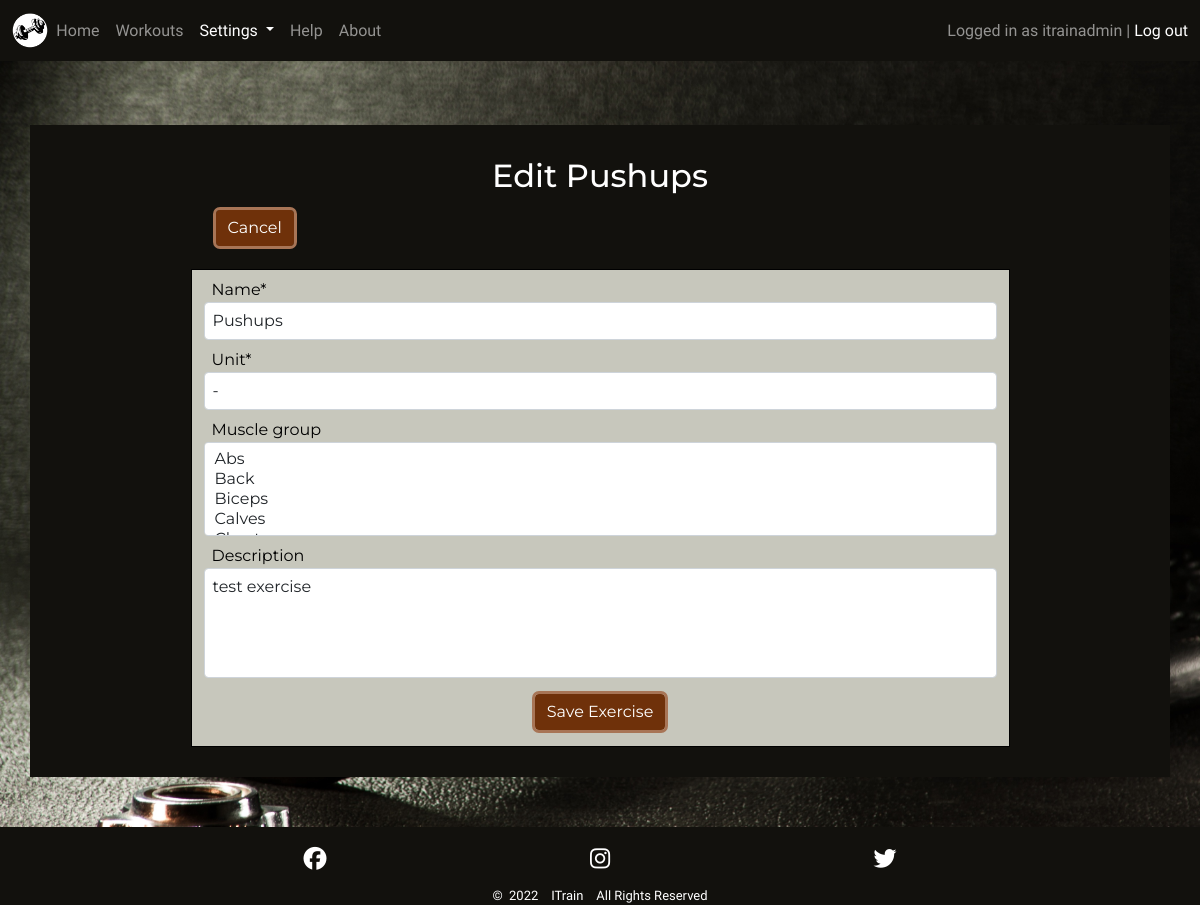
Page /settings/edit_exercise/13/ (signed in) on the earlier database version.
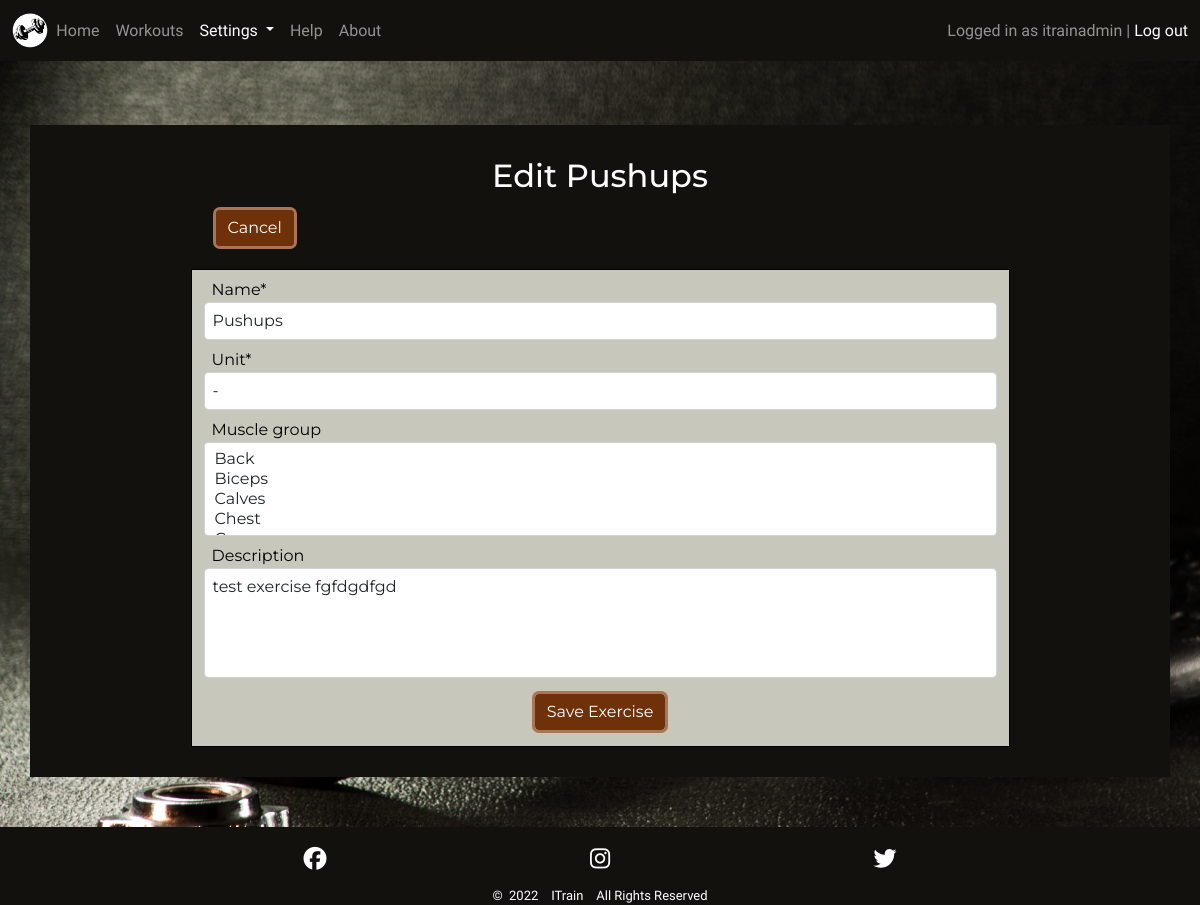
Same page on the later database version.
### setup/models.py (models this page shows, shortened)
class Exercise(models.Model):
    name = models.CharField(max_length=30, null=False, blank=False)
    created_by = models.ForeignKey(User, on_delete=models.CASCADE)
    unit = models.ForeignKey(ExerciseUnit, null=False, blank=False,
                             on_delete=models.SET_DEFAULT,
                             default=get_default_exercise_unit)
    muscle_group = models.ManyToManyField(MuscleGroup, blank=True,
                                          related_name='muscle_groups')
    description = models.TextField(max_length=200, blank=True)
    class Meta:
        ordering = ['name']

class ExerciseUnit(models.Model):
    name = models.CharField(max_length=5, unique=True, null=False, blank=False)
    class Meta:
        ordering = ['name']
    def __str__(self):
        return self.name

class MuscleGroup(models.Model):
    name = models.CharField(max_length=30, null=False, blank=False)
    created_by = models.ForeignKey(User, on_delete=models.CASCADE)
    class Meta:
        ordering = ['name']
    def __str__(self):
        return self.name

### setup/views.py (the view, shortened to what this page needs)
# urls.py: path('settings/edit_exercise/<int:exercise_id>/', edit_exercise,
@login_required
def edit_exercise(request, exercise_id):
    exercise = get_object_or_404(Exercise, id=exercise_id)
    user = request.user
    exercise_form = ExerciseForm(instance=exercise)
    filter = [request.user.username, "itrainadmin"]
    exercise_form.fields['muscle_group'].queryset = \
        MuscleGroup.objects.filter(created_by__username__in=filter)
    context = {
        'form': exercise_form,
        'exercise': exercise,
    }
    return render(request, 'setup/edit_exercise.html', context)

### setup/forms.py
class ExerciseForm(forms.ModelForm):
    unit = forms.ModelChoiceField(queryset=ExerciseUnit.objects.all(),
                                  empty_label='Select a Unit, - for none')
    muscle_group = forms.ModelMultipleChoiceField(
        queryset=MuscleGroup.objects.all(), required=False)
    class Meta:
        model = Exercise
        fields = ['name',
                  'unit',
                  'muscle_group',
                  'description',
                  ]
        widgets = {
            'name': forms.TextInput(
                attrs={
                    'placeholder': 'Enter Exercise Name',
                    }
                    ),
            'description': forms.Textarea(
                attrs={
                    'rows': 4,
                    'placeholder': 'Enter a description of the exercise',
                    }
                    ),
        }

### setup/templates/setup/edit_exercise.html (shortened to what this page needs)
{% extends 'base.html' %}
{% block content %}
{%load crispy_forms_tags %}
<div class="jumbotron container p1 p-sm-2 mt-md-3">
    <div class="jumbotron-head justify-content-center text-center mt-3">
        <h2 class="pt-2">Edit {{ exercise.name }}</h2>
        <div class="container-md content-list-container ps-sm-4 pe-sm-4 dark-clr text-start">
            <div class="clearfix text-center">
                <a href="{% url 'exercises' %}">
                    <button class="btn float-sm-start ms-2 mb-2">Cancel</button>
                </a>
            </div>
            <div class="row session-workout content-list row-cols-1 ">
                <form action="{% url 'edit_exercise' exercise.id %}" method="POST">
                    {{ form | crispy }}
                    <div class="text-center pt-3 pb-3">
                        <input type="submit" class="btn" value="Save Exercise">
                    </div>
                </form>
            </div>
        </div>
    </div>
</div>
{% endblock content%}

Differences in the rows shown:
changed Exercise "Pushups": description "test exercise" → "test exercise fgfdgdfgd"
Other differences:
form field muscle_group: "Abs / Back / Biceps / Calves" → "Back / Biceps / Calves / Chest"
